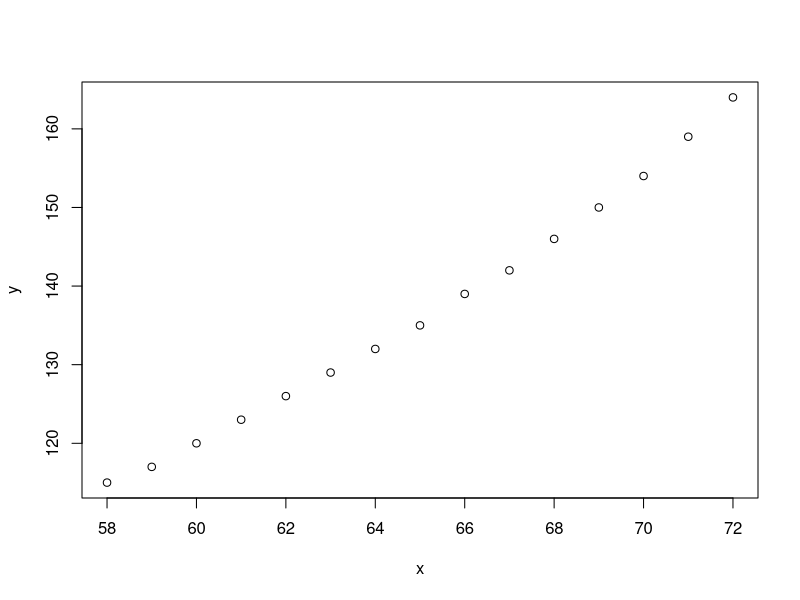
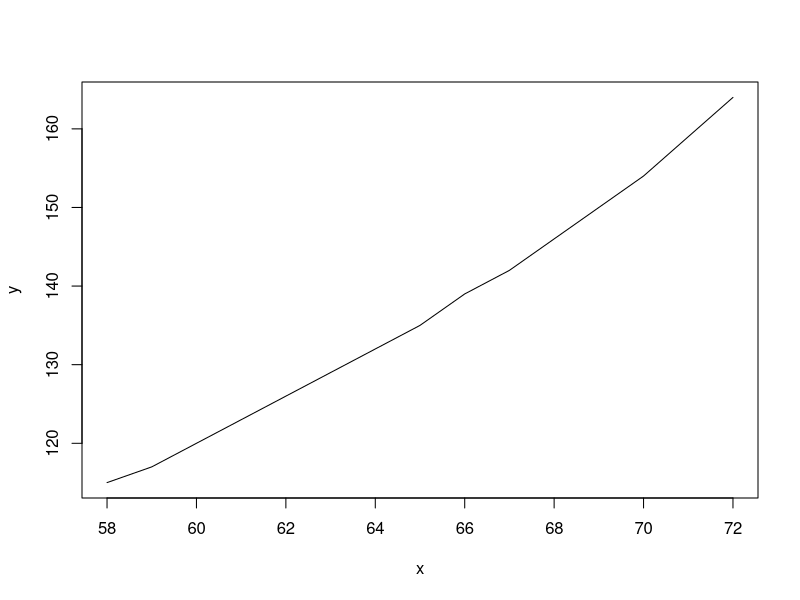
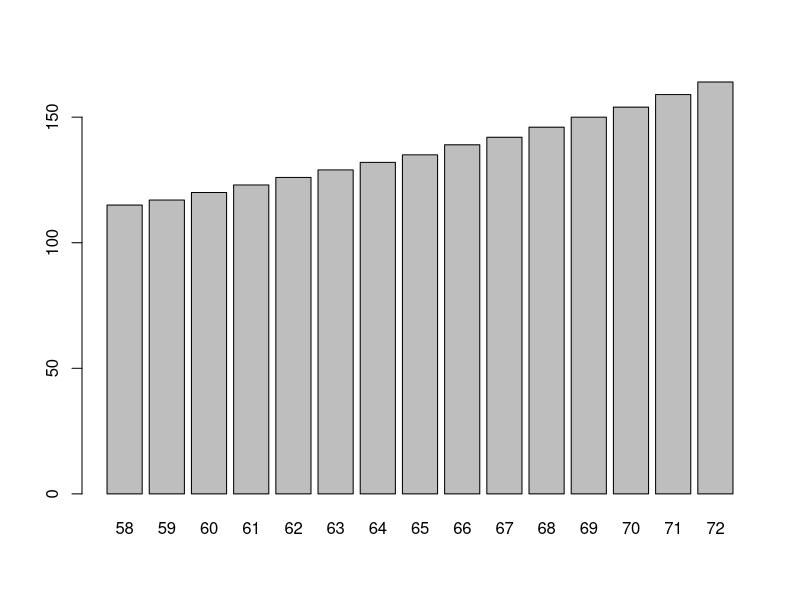
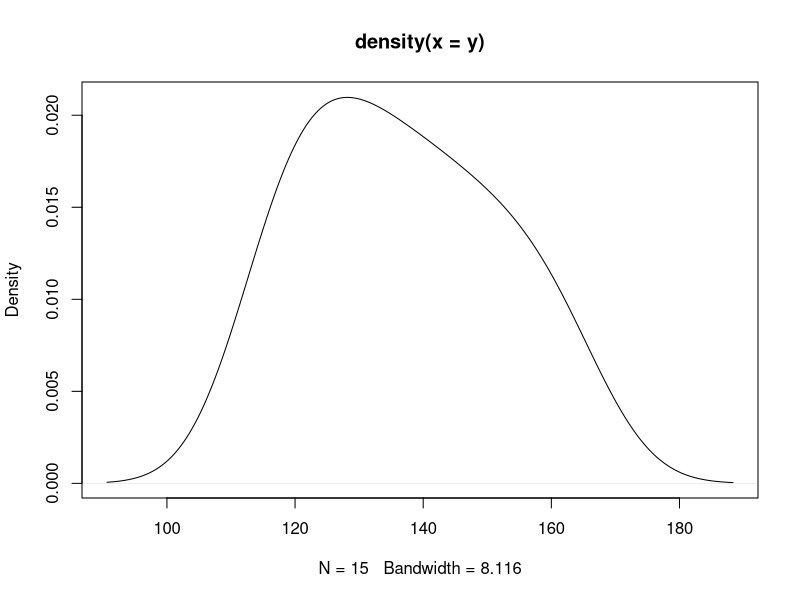
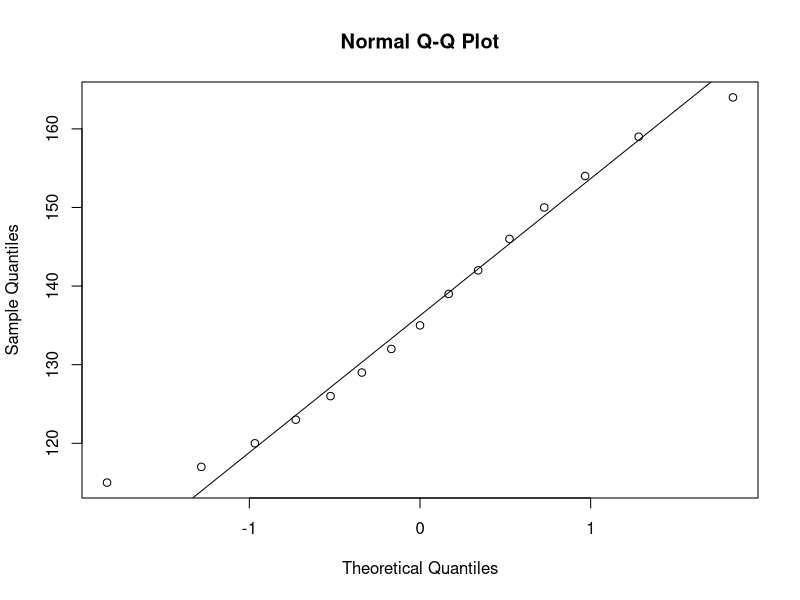
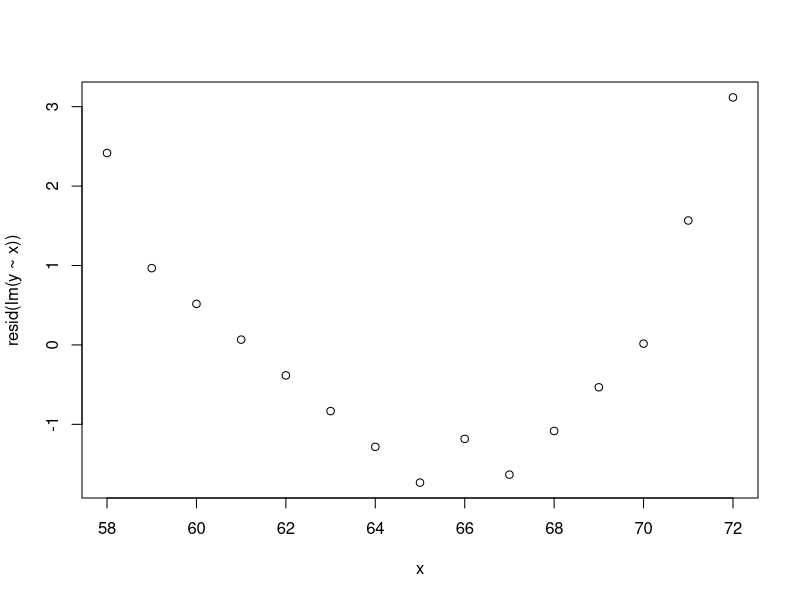
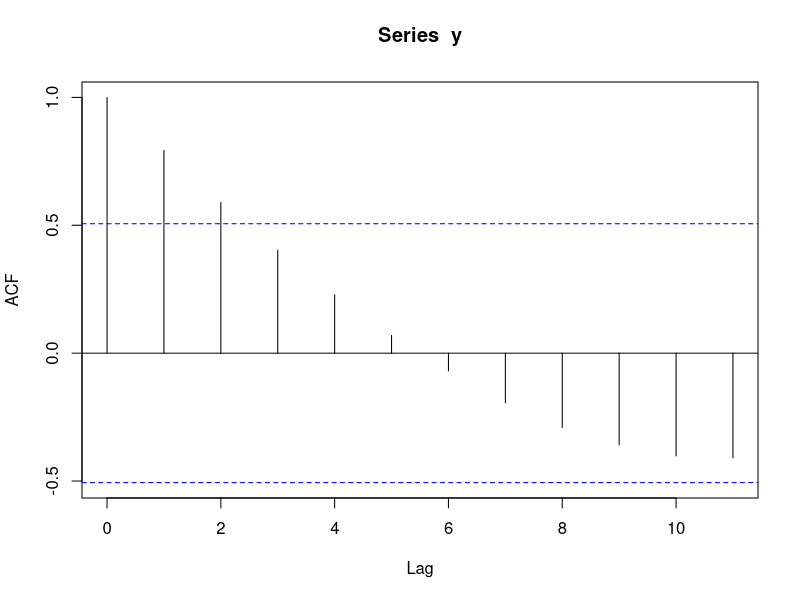

Here is the R script that generated these plots, in order:
## ---- chunk 1
women
## ---- chunk 2
str(women)
## ---- chunk 3
df <- data.frame(
  age = 58:72,
  height = c(115, 117, 120, 123, 126, 129, 132, 135, 
            139, 142, 146, 150, 154, 159, 164)
  )
df
## ---- chunk 4
x <- women$height
y <- women$weight

## ---- chunk 5
plot(x,y)
## ---- chunk 6
plot(x, y, type ='l')
## ---- chunk 7
barplot(y, names.arg = x)
## ---- chunk 8
plot(density(y))
## ---- chunk 9
qqnorm(y); qqline(y)
## ---- chunk 10
plot(x, resid(lm(y ~ x)))
## ---- chunk 11
acf(y)
## ---- chunk 12
predict(lm(y ~x), data.frame(x =73))
## ---- chunk 13
predict(lm(y ~poly(x,2)), data.frame(x=73))
#quad pred
## ---- chunk 14
approx(x, y, xout = 73)$y
## ---- chunk 15
spline(x, y, xout = 73)$y
## ---- chunk 16
#loess(y ~ x) %>% 
 # predict(data.frame(x=73))
## ---- chunk 17
library(randomForest)
predict(randomForest(y ~x, ntree =50), data.frame(x =73))
## ---- chunk 18
t.test(y, mu =140)
## ---- chunk 19
mean(y)
## ---- chunk 20
t.test(y[1:7], y[8:15])
## ---- chunk 21
var.test(y[1:7], y[8:15])
## ---- chunk 22
wilcox.test(y[1:7], y[8:15])
## ---- chunk 23
shapiro.test(y)
## ---- chunk 24
ks.test(y,"pnorm", mean(y), sd(y))
## ---- chunk 25
chisq.test(table(cut(y,3)))

## ---- chunk 26
library(dplyr)
women %>% 
  lm(x ~ y, data =.) %>% 
  summary()
## ---- chunk 27
summary(lm(x ~ y))$fstatistic
## ---- chunk 28

library(lmtest)
dwtest(lm(x ~y))
